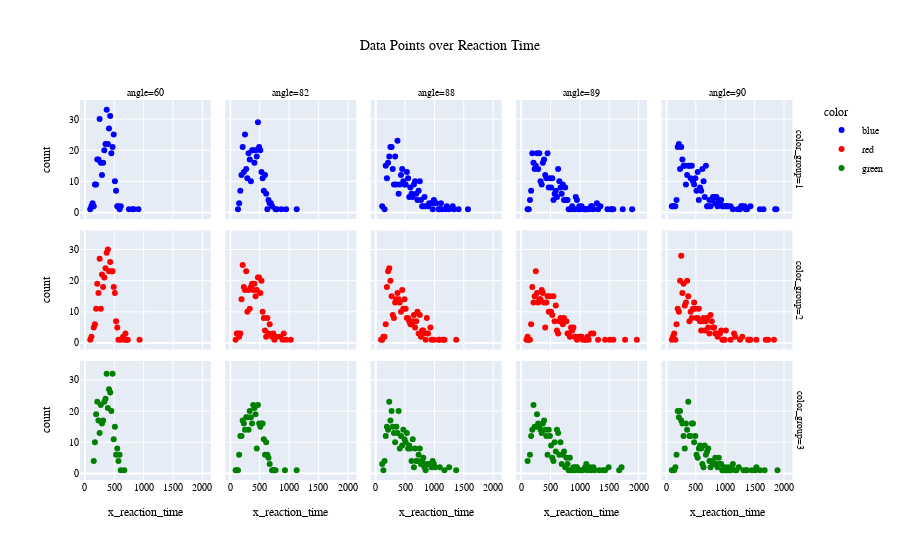

Write notebook code for a chart like this one.
### Markdown cell above
# Data Points over Reaction Time

### Code cell
angle_temp_df = events_df.groupby(["x_reaction_time", "angle", "color" ])["x_reaction_time"].agg(["count", "mean"]).reset_index()
angle_temp_df["color_group"] = angle_temp_df["color"].apply(lambda x: 1 if x=="blue" else 2 if  x=="red" else 3)
angle_temp_df["angle_group"] = angle_temp_df["angle"].apply(lambda x: 1 if x=="60" else 2 if  x=="82" else 3 if x=="88" else 4 if x=="89" else 5 )
fig = px.scatter(angle_temp_df, title= "Data Points over Reaction Time", x="x_reaction_time", y="count", color="color", facet_col="angle" ,facet_row="color_group", color_discrete_map={
                "red": "red",
                "green": "green",
                "blue": "blue"})

pio.write_image(fig, 'data_points.png', width=1600, height=700)
fig.update_layout(
    title_x=0.5,
    font= my_font,
                )
fig.show()

### Figure 1 — Plotly figure (JSON) as saved in the notebook; plotly's stock layout.template omitted (floating-point values rounded to 4 significant figures)
{"data": [{"hovertemplate": "color=blue<br>color_group=1<br>angle=60<br>x_reaction_time=%{x}<br>count=%{y}<extra></extra>", "legendgroup": "blue", "marker": {"color": "blue", "symbol": "circle"}, "mode": "markers", "name": "blue", "orientation": "v", "showlegend": true, "type": "scatter", "x": [90, 110, 130, 150, 170, 190, 210, 230, 250, 270, 290, 310, 330, 350, 370, 390, 410, 430, 450, 470, 490, 510, 530, 550, 570, 590, 610, 750, 810, 830, 910], "xaxis": "x11", "y": [1, 2, 3, 2, 9, 9, 17, 17, 30, 16, 12, 16, 20, 22, 33, 22, 27, 31, 19, 21, 25, 10, 7, 2, 2, 1, 2, 1, 1, 1, 1], "yaxis": "y11"}, {"hovertemplate": "color=blue<br>color_group=1<br>angle=82<br>x_reaction_time=%{x}<br>count=%{y}<extra></extra>", "legendgroup": "blue", "marker": {"color": "blue", "symbol": "circle"}, "mode": "markers", "name": "blue", "orientation": "v", "showlegend": false, "type": "scatter", "x": [130, 150, 170, 190, 210, 230, 250, 270, 290, 310, 330, 350, 370, 390, 410, 430, 450, 470, 490, 510, 530, 550, 570, 590, 610, 630, 650, 670, 690, 710, 770, 790, 870, 950, 1130], "xaxis": "x12", "y": [1, 3, 7, 12, 21, 13, 25, 14, 11, 19, 17, 10, 20, 20, 16, 20, 18, 29, 21, 20, 13, 11, 7, 12, 6, 1, 4, 3, 3, 2, 1, 1, 1, 1, 1], "yaxis": "y12"}, {"hovertemplate": "color=blue<br>color_group=1<br>angle=88<br>x_reaction_time=%{x}<br>count=%{y}<extra></extra>", "legendgroup": "blue", "marker": {"color": "blue", "symbol": "circle"}, "mode": "markers", "name": "blue", "orientation": "v", "showlegend": false, "type": "scatter", "x": [110, 150, 170, 190, 210, 230, 250, 270, 290, 310, 330, 350, 370, 390, 410, 430, 450, 470, 490, 510, 530, 550, 570, 590, 610, 630, 650, 670, 690, 710, 730, 750, 770, 790, 810, 830, 850, 890, 910, 950, 970, 990, 1010, 1030, 1070, 1090, 1110, 1130, 1190, 1210, 1250, 1310, 1330, 1410, 1570], "xaxis": "x13", "y": [2, 1, 15, 11, 16, 18, 21, 21, 14, 9, 18, 9, 23, 6, 9, 12, 14, 10, 9, 9, 13, 11, 5, 8, 6, 5, 9, 10, 6, 4, 7, 10, 4, 2, 2, 5, 2, 2, 3, 3, 1, 4, 3, 3, 1, 1, 3, 1, 1, 2, 1, 2, 1, 1, 1], "yaxis": "y13"}, {"hovertemplate": "color=blue<br>color_group=1<br>angle=89<br>x_reaction_time=%{x}<br>count=%{y}<extra></extra>", "legendgroup": "blue", "marker": {"color": "blue", "symbol": "circle"}, "mode": "markers", "name": "blue", "orientation": "v", "showlegend": false, "type": "scatter", "x": [110, 130, 150, 170, 190, 210, 230, 250, 270, 290, 310, 330, 350, 370, 390, 410, 430, 450, 470, 490, 510, 530, 550, 570, 590, 610, 630, 650, 670, 690, 710, 730, 750, 770, 790, 810, 850, 870, 910, 930, 950, 970, 990, 1010, 1030, 1070, 1090, 1110, 1130, 1170, 1190, 1210, 1230, 1290, 1310, 1350, 1470, 1530, 1550, 1570, 1730, 1890], "xaxis": "x14", "y": [1, 1, 4, 7, 19, 16, 14, 15, 19, 14, 19, 10, 9, 16, 17, 12, 11, 19, 8, 11, 8, 11, 4, 6, 7, 5, 14, 10, 8, 6, 9, 4, 8, 4, 4, 1, 1, 2, 1, 5, 4, 1, 2, 1, 2, 1, 1, 1, 1, 1, 2, 2, 1, 3, 1, 2, 1, 1, 1, 1, 1, 1], "yaxis": "y14"}, {"hovertemplate": "color=blue<br>color_group=1<br>angle=90<br>x_reaction_time=%{x}<br>count=%{y}<extra></extra>", "legendgroup": "blue", "marker": {"color": "blue", "symbol": "circle"}, "mode": "markers", "name": "blue", "orientation": "v", "showlegend": false, "type": "scatter", "x": [90, 110, 130, 150, 170, 190, 210, 230, 250, 270, 290, 310, 330, 350, 370, 390, 410, 430, 450, 470, 490, 510, 530, 550, 570, 590, 610, 630, 650, 670, 690, 710, 730, 750, 770, 790, 810, 830, 850, 870, 890, 910, 930, 950, 970, 990, 1010, 1030, 1050, 1090, 1130, 1210, 1250, 1270, 1290, 1330, 1350, 1370, 1430, 1590, 1650, 1850, 1870], "xaxis": "x15", "y": [2, 2, 2, 2, 4, 21, 22, 14, 21, 17, 15, 15, 9, 12, 15, 15, 11, 15, 10, 9, 11, 7, 13, 4, 8, 7, 14, 10, 5, 15, 2, 2, 4, 2, 4, 5, 5, 3, 5, 2, 4, 3, 4, 2, 2, 2, 2, 2, 2, 2, 1, 1, 1, 2, 2, 2, 1, 1, 2, 1, 1, 1, 1], "yaxis": "y15"}, {"hovertemplate": "color=red<br>color_group=2<br>angle=60<br>x_reaction_time=%{x}<br>count=%{y}<extra></extra>", "legendgroup": "red", "marker": {"color": "red", "symbol": "circle"}, "mode": "markers", "name": "red", "orientation": "v", "showlegend": true, "type": "scatter", "x": [90, 110, 150, 170, 190, 210, 230, 250, 270, 290, 310, 330, 350, 370, 390, 410, 430, 450, 470, 490, 510, 530, 550, 570, 610, 650, 670, 690, 710, 730, 930], "xaxis": "x6", "y": [1, 2, 5, 6, 11, 19, 16, 27, 11, 22, 18, 21, 24, 29, 30, 23, 26, 23, 23, 18, 16, 7, 5, 1, 1, 2, 1, 3, 1, 1, 1], "yaxis": "y6"}, {"hovertemplate": "color=red<br>color_group=2<br>angle=82<br>x_reaction_time=%{x}<br>count=%{y}<extra></extra>", "legendgroup": "red", "marker": {"color": "red", "symbol": "circle"}, "mode": "markers", "name": "red", "orientation": "v", "showlegend": false, "type": "scatter", "x": [90, 110, 130, 150, 170, 190, 210, 230, 250, 270, 290, 310, 330, 350, 370, 390, 410, 430, 450, 470, 490, 510, 530, 550, 570, 590, 610, 630, 650, 670, 710, 730, 750, 790, 850, 890, 910, 950, 1030], "xaxis": "x7", "y": [1, 3, 3, 2, 3, 14, 25, 18, 17, 23, 10, 17, 11, 18, 19, 17, 19, 15, 17, 21, 21, 16, 20, 10, 8, 4, 2, 8, 3, 6, 2, 3, 1, 2, 2, 1, 3, 1, 1], "yaxis": "y7"}, {"hovertemplate": "color=red<br>color_group=2<br>angle=88<br>x_reaction_time=%{x}<br>count=%{y}<extra></extra>", "legendgroup": "red", "marker": {"color": "red", "symbol": "circle"}, "mode": "markers", "name": "red", "orientation": "v", "showlegend": false, "type": "scatter", "x": [90, 110, 130, 150, 170, 190, 210, 230, 250, 270, 290, 310, 330, 350, 370, 390, 410, 430, 450, 470, 490, 510, 530, 550, 570, 590, 610, 630, 650, 670, 690, 710, 730, 750, 770, 790, 810, 830, 850, 870, 890, 930, 950, 990, 1070, 1090, 1150, 1170, 1370], "xaxis": "x8", "y": [1, 1, 2, 2, 6, 18, 23, 24, 20, 15, 9, 8, 13, 14, 16, 14, 13, 10, 17, 11, 14, 11, 8, 8, 7, 6, 6, 7, 9, 5, 7, 10, 3, 9, 2, 4, 4, 3, 1, 8, 3, 5, 1, 1, 1, 1, 1, 1, 1], "yaxis": "y8"}, {"hovertemplate": "color=red<br>color_group=2<br>angle=89<br>x_reaction_time=%{x}<br>count=%{y}<extra></extra>", "legendgroup": "red", "marker": {"color": "red", "symbol": "circle"}, "mode": "markers", "name": "red", "orientation": "v", "showlegend": false, "type": "scatter", "x": [90, 110, 130, 150, 170, 190, 210, 230, 250, 270, 290, 310, 330, 350, 370, 390, 410, 430, 450, 470, 490, 510, 530, 550, 570, 590, 610, 630, 650, 670, 690, 710, 730, 770, 790, 810, 830, 850, 870, 890, 910, 930, 950, 990, 1010, 1030, 1050, 1090, 1110, 1130, 1150, 1190, 1230, 1310, 1430, 1510, 1570, 1770, 1970], "xaxis": "x9", "y": [1, 2, 1, 1, 6, 18, 13, 15, 23, 16, 13, 14, 14, 17, 16, 13, 5, 13, 15, 10, 15, 10, 9, 15, 7, 12, 4, 3, 7, 8, 7, 6, 8, 7, 3, 3, 2, 5, 4, 5, 2, 2, 1, 2, 2, 2, 1, 1, 1, 2, 1, 3, 3, 1, 1, 1, 1, 1, 1], "yaxis": "y9"}, {"hovertemplate": "color=red<br>color_group=2<br>angle=90<br>x_reaction_time=%{x}<br>count=%{y}<extra></extra>", "legendgroup": "red", "marker": {"color": "red", "symbol": "circle"}, "mode": "markers", "name": "red", "orientation": "v", "showlegend": false, "type": "scatter", "x": [90, 110, 130, 150, 170, 190, 210, 230, 250, 270, 290, 310, 330, 350, 370, 390, 410, 430, 450, 470, 490, 510, 530, 550, 570, 590, 610, 630, 650, 670, 690, 710, 730, 750, 770, 790, 810, 830, 850, 870, 910, 930, 950, 970, 990, 1010, 1090, 1150, 1170, 1250, 1290, 1390, 1410, 1430, 1530, 1690, 1730, 1830], "xaxis": "x10", "y": [1, 2, 3, 1, 6, 11, 10, 20, 28, 16, 19, 12, 13, 20, 15, 7, 10, 8, 11, 13, 11, 8, 8, 11, 7, 4, 7, 8, 4, 7, 8, 5, 3, 9, 7, 5, 5, 3, 3, 2, 3, 4, 1, 1, 1, 4, 1, 3, 2, 1, 2, 1, 1, 1, 1, 1, 1, 1], "yaxis": "y10"}, {"hovertemplate": "color=green<br>color_group=3<br>angle=60<br>x_reaction_time=%{x}<br>count=%{y}<extra></extra>", "legendgroup": "green", "marker": {"color": "green", "symbol": "circle"}, "mode": "markers", "name": "green", "orientation": "v", "showlegend": true, "type": "scatter", "x": [150, 170, 190, 210, 230, 250, 270, 290, 310, 330, 350, 370, 390, 410, 430, 450, 470, 490, 510, 530, 550, 570, 590, 610, 670], "xaxis": "x", "y": [4, 10, 19, 23, 17, 13, 22, 16, 17, 23, 24, 32, 21, 27, 26, 20, 32, 11, 15, 6, 8, 4, 6, 1, 1], "yaxis": "y"}, {"hovertemplate": "color=green<br>color_group=3<br>angle=82<br>x_reaction_time=%{x}<br>count=%{y}<extra></extra>", "legendgroup": "green", "marker": {"color": "green", "symbol": "circle"}, "mode": "markers", "name": "green", "orientation": "v", "showlegend": false, "type": "scatter", "x": [90, 110, 130, 150, 170, 190, 210, 230, 250, 270, 290, 310, 330, 350, 370, 390, 410, 430, 450, 470, 490, 510, 530, 550, 570, 590, 610, 630, 650, 670, 710, 730, 750, 770, 930, 1130], "xaxis": "x2", "y": [1, 1, 1, 6, 12, 12, 17, 16, 14, 18, 18, 14, 20, 18, 16, 22, 21, 19, 8, 22, 16, 15, 16, 16, 11, 6, 10, 6, 5, 3, 1, 1, 1, 1, 1, 1], "yaxis": "y2"}, {"hovertemplate": "color=green<br>color_group=3<br>angle=88<br>x_reaction_time=%{x}<br>count=%{y}<extra></extra>", "legendgroup": "green", "marker": {"color": "green", "symbol": "circle"}, "mode": "markers", "name": "green", "orientation": "v", "showlegend": false, "type": "scatter", "x": [110, 130, 150, 170, 190, 210, 230, 250, 270, 290, 310, 330, 350, 370, 390, 410, 430, 450, 470, 490, 510, 530, 550, 570, 590, 610, 630, 650, 670, 690, 710, 730, 750, 770, 790, 810, 830, 850, 870, 910, 930, 950, 970, 990, 1010, 1090, 1170, 1250, 1370], "xaxis": "x3", "y": [3, 1, 4, 12, 15, 14, 23, 17, 20, 15, 13, 10, 15, 13, 20, 8, 12, 9, 14, 11, 10, 13, 8, 9, 8, 4, 11, 2, 8, 4, 4, 6, 8, 3, 4, 5, 2, 1, 3, 3, 3, 2, 4, 3, 2, 2, 1, 2, 1], "yaxis": "y3"}, {"hovertemplate": "color=green<br>color_group=3<br>angle=89<br>x_reaction_time=%{x}<br>count=%{y}<extra></extra>", "legendgroup": "green", "marker": {"color": "green", "symbol": "circle"}, "mode": "markers", "name": "green", "orientation": "v", "showlegend": false, "type": "scatter", "x": [110, 150, 170, 190, 210, 230, 250, 270, 290, 310, 330, 350, 370, 390, 410, 430, 450, 470, 490, 510, 530, 550, 570, 590, 610, 630, 650, 670, 690, 710, 730, 750, 770, 790, 810, 830, 850, 870, 890, 910, 930, 950, 970, 1010, 1050, 1090, 1110, 1130, 1170, 1190, 1230, 1250, 1330, 1390, 1430, 1490, 1670, 1710], "xaxis": "x4", "y": [4, 6, 12, 14, 22, 15, 15, 19, 16, 15, 14, 13, 16, 17, 14, 12, 6, 14, 12, 9, 5, 4, 10, 7, 14, 13, 6, 10, 3, 6, 7, 2, 5, 3, 1, 5, 1, 1, 2, 1, 2, 2, 1, 1, 1, 2, 3, 1, 2, 1, 2, 1, 1, 1, 1, 2, 1, 2], "yaxis": "y4"}, {"hovertemplate": "color=green<br>color_group=3<br>angle=90<br>x_reaction_time=%{x}<br>count=%{y}<extra></extra>", "legendgroup": "green", "marker": {"color": "green", "symbol": "circle"}, "mode": "markers", "name": "green", "orientation": "v", "showlegend": false, "type": "scatter", "x": [90, 130, 150, 170, 190, 210, 230, 250, 270, 290, 310, 330, 350, 370, 390, 410, 430, 450, 470, 490, 510, 530, 550, 570, 590, 610, 630, 650, 670, 690, 710, 730, 750, 770, 790, 810, 830, 850, 870, 890, 910, 930, 950, 970, 990, 1010, 1030, 1050, 1070, 1090, 1110, 1130, 1170, 1190, 1230, 1310, 1350, 1370, 1450, 1510, 1530, 1590, 1670, 1890], "xaxis": "x5", "y": [1, 1, 2, 6, 20, 18, 20, 17, 16, 12, 8, 16, 14, 23, 12, 12, 16, 16, 10, 12, 6, 5, 8, 9, 8, 3, 2, 9, 6, 7, 8, 4, 2, 4, 3, 3, 5, 3, 2, 5, 3, 3, 1, 1, 2, 1, 1, 2, 1, 1, 2, 3, 1, 1, 2, 1, 1, 1, 1, 1, 2, 1, 1, 1], "yaxis": "y5"}], "layout": {"annotations": [{"font": {}, "showarrow": false, "text": "angle=60", "x": 0.09, "xanchor": "center", "xref": "paper", "y": 1.0, "yanchor": "bottom", "yref": "paper"}, {"font": {}, "showarrow": false, "text": "angle=82", "x": 0.29, "xanchor": "center", "xref": "paper", "y": 1.0, "yanchor": "bottom", "yref": "paper"}, {"font": {}, "showarrow": false, "text": "angle=88", "x": 0.49, "xanchor": "center", "xref": "paper", "y": 1.0, "yanchor": "bottom", "yref": "paper"}, {"font": {}, "showarrow": false, "text": "angle=89", "x": 0.69, "xanchor": "center", "xref": "paper", "y": 1.0, "yanchor": "bottom", "yref": "paper"}, {"font": {}, "showarrow": false, "text": "angle=90", "x": 0.89, "xanchor": "center", "xref": "paper", "y": 1.0, "yanchor": "bottom", "yref": "paper"}, {"font": {}, "showarrow": false, "text": "color_group=3", "textangle": 90, "x": 0.98, "xanchor": "left", "xref": "paper", "y": 0.1567, "yanchor": "middle", "yref": "paper"}, {"font": {}, "showarrow": false, "text": "color_group=2", "textangle": 90, "x": 0.98, "xanchor": "left", "xref": "paper", "y": 0.5, "yanchor": "middle", "yref": "paper"}, {"font": {}, "showarrow": false, "text": "color_group=1", "textangle": 90, "x": 0.98, "xanchor": "left", "xref": "paper", "y": 0.8433, "yanchor": "middle", "yref": "paper"}], "autosize": true, "font": {"color": "black", "family": "Vazir", "size": 10}, "legend": {"title": {"text": "color"}, "tracegroupgap": 0}, "title": {"text": "Data Points over Reaction Time", "x": 0.5}, "xaxis": {"anchor": "y", "autorange": true, "domain": [0, 0.18], "range": [-70.75, 2131.0], "title": {"text": "x_reaction_time"}, "type": "linear"}, "xaxis10": {"anchor": "y10", "autorange": true, "domain": [0.8, 0.98], "matches": "x", "range": [-70.75, 2131.0], "showticklabels": false, "type": "linear"}, "xaxis11": {"anchor": "y11", "autorange": true, "domain": [0, 0.18], "matches": "x", "range": [-70.75, 2131.0], "showticklabels": false, "type": "linear"}, "xaxis12": {"anchor": "y12", "autorange": true, "domain": [0.2, 0.38], "matches": "x", "range": [-70.75, 2131.0], "showticklabels": false, "type": "linear"}, "xaxis13": {"anchor": "y13", "autorange": true, "domain": [0.4, 0.58], "matches": "x", "range": [-70.75, 2131.0], "showticklabels": false, "type": "linear"}, "xaxis14": {"anchor": "y14", "autorange": true, "domain": [0.6, 0.78], "matches": "x", "range": [-70.75, 2131.0], "showticklabels": false, "type": "linear"}, "xaxis15": {"anchor": "y15", "autorange": true, "domain": [0.8, 0.98], "matches": "x", "range": [-70.75, 2131.0], "showticklabels": false, "type": "linear"}, "xaxis2": {"anchor": "y2", "autorange": true, "domain": [0.2, 0.38], "matches": "x", "range": [-70.75, 2131.0], "title": {"text": "x_reaction_time"}, "type": "linear"}, "xaxis3": {"anchor": "y3", "autorange": true, "domain": [0.4, 0.58], "matches": "x", "range": [-70.75, 2131.0], "title": {"text": "x_reaction_time"}, "type": "linear"}, "xaxis4": {"anchor": "y4", "autorange": true, "domain": [0.6, 0.78], "matches": "x", "range": [-70.75, 2131.0], "title": {"text": "x_reaction_time"}, "type": "linear"}, "xaxis5": {"anchor": "y5", "autorange": true, "domain": [0.8, 0.98], "matches": "x", "range": [-70.75, 2131.0], "title": {"text": "x_reaction_time"}, "type": "linear"}, "xaxis6": {"anchor": "y6", "autorange": true, "domain": [0, 0.18], "matches": "x", "range": [-70.75, 2131.0], "showticklabels": false, "type": "linear"}, "xaxis7": {"anchor": "y7", "autorange": true, "domain": [0.2, 0.38], "matches": "x", "range": [-70.75, 2131.0], "showticklabels": false, "type": "linear"}, "xaxis8": {"anchor": "y8", "autorange": true, "domain": [0.4, 0.58], "matches": "x", "range": [-70.75, 2131.0], "showticklabels": false, "type": "linear"}, "xaxis9": {"anchor": "y9", "autorange": true, "domain": [0.6, 0.78], "matches": "x", "range": [-70.75, 2131.0], "showticklabels": false, "type": "linear"}, "yaxis": {"anchor": "x", "autorange": true, "domain": [0, 0.3133], "range": [-3.86, 37.86], "title": {"text": "count"}, "type": "linear"}, "yaxis10": {"anchor": "x10", "autorange": true, "domain": [0.3433, 0.6567], "matches": "y", "range": [-3.86, 37.86], "showticklabels": false, "type": "linear"}, "yaxis11": {"anchor": "x11", "autorange": true, "domain": [0.6867, 1.0], "matches": "y", "range": [-3.86, 37.86], "title": {"text": "count"}, "type": "linear"}, "yaxis12": {"anchor": "x12", "autorange": true, "domain": [0.6867, 1.0], "matches": "y", "range": [-3.86, 37.86], "showticklabels": false, "type": "linear"}, "yaxis13": {"anchor": "x13", "autorange": true, "domain": [0.6867, 1.0], "matches": "y", "range": [-3.86, 37.86], "showticklabels": false, "type": "linear"}, "yaxis14": {"anchor": "x14", "autorange": true, "domain": [0.6867, 1.0], "matches": "y", "range": [-3.86, 37.86], "showticklabels": false, "type": "linear"}, "yaxis15": {"anchor": "x15", "autorange": true, "domain": [0.6867, 1.0], "matches": "y", "range": [-3.86, 37.86], "showticklabels": false, "type": "linear"}, "yaxis2": {"anchor": "x2", "autorange": true, "domain": [0, 0.3133], "matches": "y", "range": [-3.86, 37.86], "showticklabels": false, "type": "linear"}, "yaxis3": {"anchor": "x3", "autorange": true, "domain": [0, 0.3133], "matches": "y", "range": [-3.86, 37.86], "showticklabels": false, "type": "linear"}, "yaxis4": {"anchor": "x4", "autorange": true, "domain": [0, 0.3133], "matches": "y", "range": [-3.86, 37.86], "showticklabels": false, "type": "linear"}, "yaxis5": {"anchor": "x5", "autorange": true, "domain": [0, 0.3133], "matches": "y", "range": [-3.86, 37.86], "showticklabels": false, "type": "linear"}, "yaxis6": {"anchor": "x6", "autorange": true, "domain": [0.3433, 0.6567], "matches": "y", "range": [-3.86, 37.86], "title": {"text": "count"}, "type": "linear"}, "yaxis7": {"anchor": "x7", "autorange": true, "domain": [0.3433, 0.6567], "matches": "y", "range": [-3.86, 37.86], "showticklabels": false, "type": "linear"}, "yaxis8": {"anchor": "x8", "autorange": true, "domain": [0.3433, 0.6567], "matches": "y", "range": [-3.86, 37.86], "showticklabels": false, "type": "linear"}, "yaxis9": {"anchor": "x9", "autorange": true, "domain": [0.3433, 0.6567], "matches": "y", "range": [-3.86, 37.86], "showticklabels": false, "type": "linear"}}}
